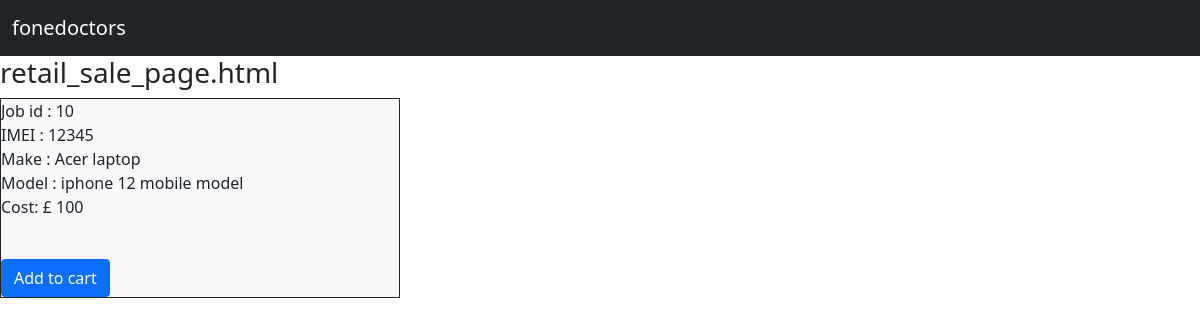
Page /retail_sale_page/10 on the committed database.
### Jobs/models.py (models this page shows, shortened)
class Jobs(models.Model):
    customer = models.ForeignKey(Customer,on_delete = models.CASCADE, related_name = 'job_customer')
    device =  models.ForeignKey(Devices,on_delete = models.CASCADE, related_name = 'job_device', null = True, blank=True)
    make = models.ForeignKey(Make,on_delete = models.CASCADE, related_name = 'job_make', null=True, blank=True)
    model = models.ForeignKey(Model,on_delete = models.CASCADE, related_name = 'job_model', null=True, blank=True)
    fault =  models.ForeignKey(Fault,on_delete = models.CASCADE, related_name = 'job_faults', null=True, blank=True)
    description = models.TextField(null=True, blank=True)
    imei = models.CharField(max_length=250, null=True, blank=True)
    accessories = models.ForeignKey(Accessories,on_delete = models.CASCADE, related_name = 'job_acessories', null=True, blank=True)
    sale_item = models.ForeignKey(Sale_item,on_delete = models.CASCADE, related_name = 'sale_acessories', null=True, blank=True)
    passcode = models.CharField(max_length=250, null=True, blank=True)
    network = models.ForeignKey(Network,on_delete = models.CASCADE, related_name = 'job_network', null=True, blank=True)
    cost = models.IntegerField(null=True, blank=True)
    job_status = models.ForeignKey(Job_status,on_delete = models.CASCADE, related_name = 'job_job_status', null=True, blank=True)
    collection_time = models.DateTimeField(null=True, blank=True)
    payment_status = models.CharField(choices= PAYMENT_STATUS, max_length=250, null=True, blank=True)
    created_date = models.DateTimeField(null=True, blank=True)
    created_by = models.ForeignKey(User, on_delete = models.CASCADE, null=True, blank=True)

class Make(models.Model):
    device = models.ForeignKey(Devices,on_delete=models.CASCADE, related_name='make_device')
    make = models.CharField(max_length=250)
    def __str__(self):
        return self.make

class Model(models.Model):
    make = models.ForeignKey(Make,on_delete=models.CASCADE)
    model = models.CharField(max_length=250)
    def __str__(self):
        return self.model

### Retail/views.py (the view)
# urls.py: path('retail_sale_page/<str:id>', views.retail_sale_page, name='retail_sale_page'),
def retail_sale_page(request,id):
    j_deliver = Jobs.objects.get(id=id)
    if request.method == 'POST':
        cost_name = request.POST.get("cost_name")
        data = Customer_cart(c_cart=j_deliver, deliver_cost=cost_name, sale_person=request.user, date=datetime.datetime.now())
        data.save()
        customer_cart = Customer_cart.objects.filter(id=data.id).first()
        return redirect('customer_cart',customer_cart.id)
    context = {'j_deliver_context':j_deliver}
    return render(request,'retail_sale_page.html',context)

### templates/retail_sale_page.html (shortened to what this page needs)
{% extends 'base.html' %}
{% block content %}
<h3>retail_sale_page.html</h3>
    <div class="col border border-dark bg-light col-md-4 col-mb-4 ">
        Job id : {{j_deliver_context.id}} <br>
        IMEI : {{j_deliver_context.imei}} <br>
        Make : {{j_deliver_context.make}} <br>
        Model : {{j_deliver_context.model}} <br>
       <p name="Cost_name" id="cost_id"> Cost: £ {{j_deliver_context.cost}} <br><br></p>
       <form method="POST" action="#">
       <button id="mybtn" class="btn btn-primary" > Add to cart</button>
       </form>
    </div>
<br>
      <br>
{% endblock %}

### rows in the picture
Jobs: id "10", imei "12345", make "Acer laptop", model "iphone 12 mobile model", cost "100"
